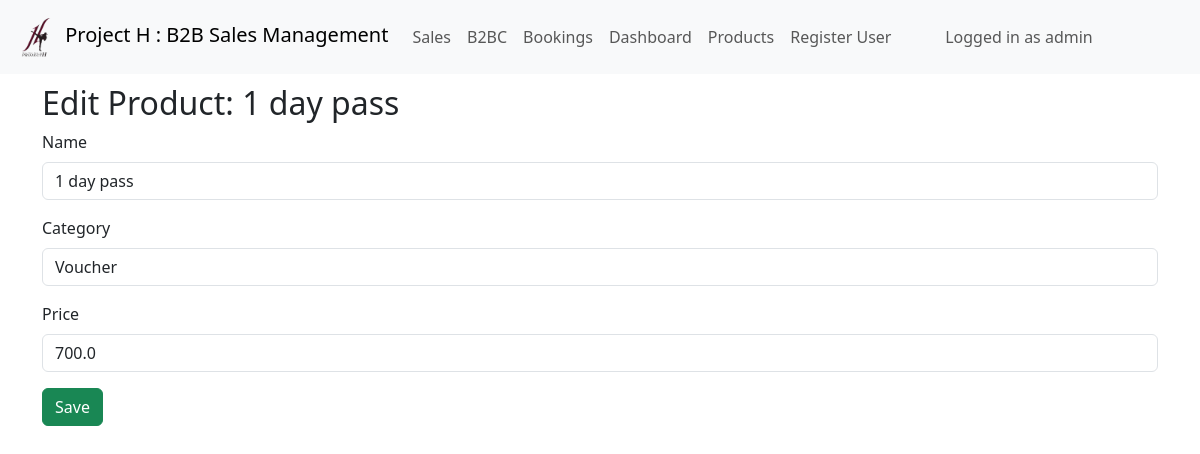
The app's page /products/edit/1 (signed in), older data.
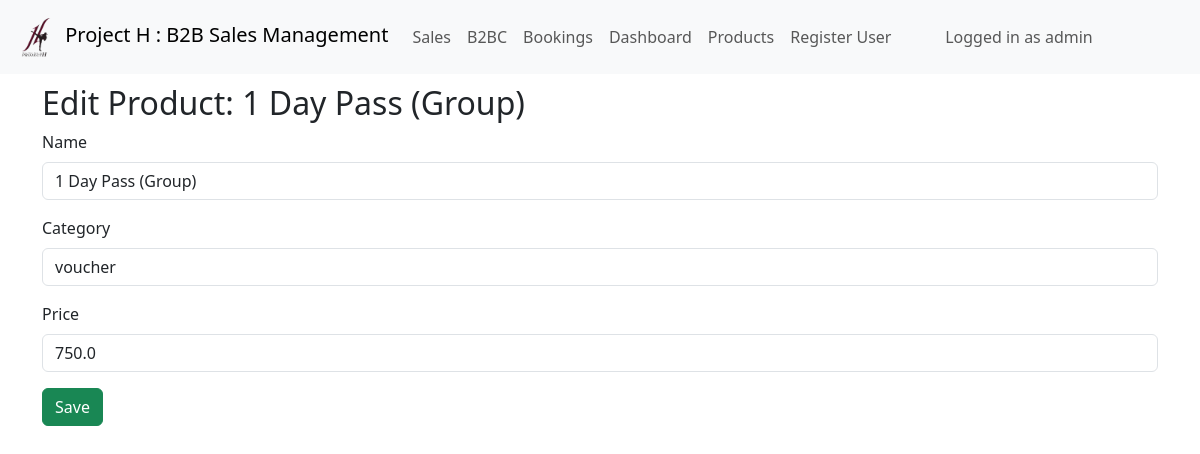
The same page, newer data.
### models.py (models this page shows, shortened)
class Product(db.Model):
    __tablename__ = 'products'
    id = db.Column(db.Integer, primary_key=True)
    name = db.Column(db.String(100), nullable=False)
    category = db.Column(db.String(50), nullable=False)
    default_price = db.Column(db.Float, default=0.0)
    description = db.Column(db.Text)

### views/products.py (the view, shortened to what this page needs)
@products_bp.route('/edit/<int:product_id>', methods=['GET', 'POST'])
@login_required
def edit_product(product_id):
    product = Product.query.get_or_404(product_id)
    form = ProductForm(obj=product)
    return render_template('products/edit_product.html', form=form, product=product)

### forms.py
class ProductForm(FlaskForm):
    id = HiddenField("ID")
    name = StringField("Name", validators=[DataRequired(), Length(max=100)])
    category = StringField("Category", validators=[DataRequired(), Length(max=50)])
    default_price = FloatField("Price", validators=[DataRequired()])
    submit = SubmitField("Save")

### templates/products/edit_product.html (shortened to what this page needs)
{% extends 'base.html' %}
{% block content %}
<h2>Edit Product: {{ product.name }}</h2>
<form method="POST">
  <div class="mb-3">
    {{ form.name.label(class="form-label") }}
    {{ form.name(class="form-control") }}
  </div>
  <div class="mb-3">
    {{ form.category.label(class="form-label") }}
    {{ form.category(class="form-control") }}
  </div>
  <div class="mb-3">
    {{ form.default_price.label(class="form-label") }}
    {{ form.default_price(class="form-control") }}
  </div>
  <div class="mb-3">
    {{ form.submit(class="btn btn-success") }}
  </div>
</form>
{% endblock %}

Row changes from the older to the newer data that the page shows:
changed Product: name "1 day pass" → "1 Day Pass (Group)"; category "Voucher" → "voucher"; default_price "700.0" → "750.0"
